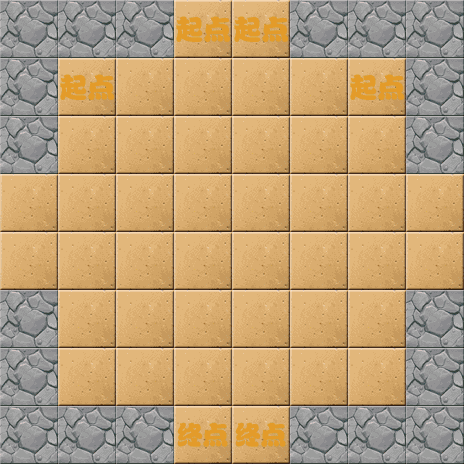

This is a level from a 2D game, rendered from its Tiled map with the project's own tilesets. A one-line summary and the map file follow, with tile-layer data summarised:
An orthogonal 8x8 tile map with 58x58 px tiles, 8 tile layers (1-layer, 2-layer, 3-layer, 4-layer, ...).

<map version="1.0" orientation="orthogonal" renderorder="right-down" width="8" height="8" tilewidth="58" tileheight="58">
 <tileset firstgid="1" name="backgroundBlock" tilewidth="58" tileheight="58">
  <image source="backgroundBlock.png" width="348" height="870" />
 </tileset>
 <layer name="1-layer" width="8" height="8">
  <data>[64 cells, 47 non-empty, 1 distinct tile ids]</data>
 </layer>
 <layer name="2-layer" width="8" height="8">
  <data>[64 cells, 59 non-empty, 7 distinct tile ids]</data>
 </layer>
 <layer name="3-layer" width="8" height="8">
  <data>[64 cells, 55 non-empty, 2 distinct tile ids]</data>
 </layer>
 <layer name="4-layer" width="8" height="8">
  <data>[64 cells, 55 non-empty, 1 distinct tile ids]</data>
 </layer>
 <layer name="5-layer" width="8" height="8">
  <data>[64 cells, 57 non-empty, 1 distinct tile ids]</data>
 </layer>
 <layer name="6-layer" width="8" height="8">
  <data>[64 cells, 57 non-empty, 2 distinct tile ids]</data>
 </layer>
 <layer name="7-layer" width="8" height="8">
  <data>[64 cells, 63 non-empty, 1 distinct tile ids]</data>
 </layer>
 <layer name="8-layer" width="8" height="8">
  <data>[64 cells, 63 non-empty, 4 distinct tile ids]</data>
 </layer>
</map>
